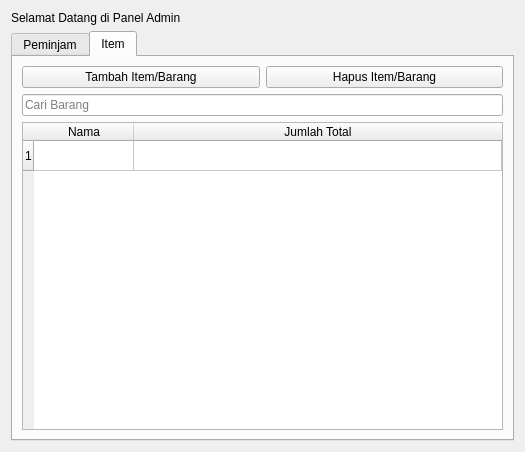
<?xml version="1.0" encoding="UTF-8"?>
<ui version="4.0">
 <class>Frame</class>
 <widget class="QFrame" name="Frame">
  <property name="geometry">
   <rect>
    <x>0</x>
    <y>0</y>
    <width>525</width>
    <height>452</height>
   </rect>
  </property>
  <property name="windowTitle">
   <string>Frame</string>
  </property>
  <layout class="QGridLayout" name="gridLayout">
   <item row="1" column="0">
    <widget class="QLabel" name="label">
     <property name="text">
      <string>Selamat Datang di Panel Admin</string>
     </property>
    </widget>
   </item>
   <item row="2" column="0">
    <widget class="QTabWidget" name="tabWidget">
     <property name="currentIndex">
      <number>1</number>
     </property>
     <widget class="QWidget" name="PeminjamTab">
      <attribute name="title">
       <string extracomment="Data-Data Peminjam">Peminjam</string>
      </attribute>
      <layout class="QGridLayout" name="gridLayout_2">
       <item row="0" column="0">
        <widget class="QLabel" name="label_2">
         <property name="text">
          <string>Data Peminjam</string>
         </property>
        </widget>
       </item>
       <item row="1" column="0">
        <widget class="QLineEdit" name="CariPeminjam">
         <property name="placeholderText">
          <string>Cari Peminjam</string>
         </property>
        </widget>
       </item>
       <item row="2" column="0">
        <widget class="QTableWidget" name="PeminjamTable">
         <attribute name="horizontalHeaderVisible">
          <bool>true</bool>
         </attribute>
         <attribute name="horizontalHeaderCascadingSectionResizes">
          <bool>false</bool>
         </attribute>
         <attribute name="horizontalHeaderDefaultSectionSize">
          <number>100</number>
         </attribute>
         <attribute name="horizontalHeaderHighlightSections">
          <bool>false</bool>
         </attribute>
         <attribute name="horizontalHeaderShowSortIndicator" stdset="0">
          <bool>false</bool>
         </attribute>
         <attribute name="horizontalHeaderStretchLastSection">
          <bool>true</bool>
         </attribute>
         <row/>
         <column>
          <property name="text">
           <string>Nama</string>
          </property>
         </column>
         <column>
          <property name="text">
           <string>Tanggal Pinjam</string>
          </property>
         </column>
         <column>
          <property name="text">
           <string>Tanggal Kembali</string>
          </property>
         </column>
        </widget>
       </item>
      </layout>
     </widget>
     <widget class="QWidget" name="ItemTab">
      <attribute name="title">
       <string extracomment="Data-Data Item">Item</string>
      </attribute>
      <layout class="QGridLayout" name="gridLayout_3">
       <item row="0" column="0">
        <widget class="QPushButton" name="TambahItemBtn">
         <property name="text">
          <string>Tambah Item/Barang</string>
         </property>
        </widget>
       </item>
       <item row="0" column="1">
        <widget class="QPushButton" name="HapusItemBtn">
         <property name="text">
          <string>Hapus Item/Barang</string>
         </property>
        </widget>
       </item>
       <item row="1" column="0" colspan="2">
        <widget class="QLineEdit" name="CariBarang">
         <property name="placeholderText">
          <string>Cari Barang</string>
         </property>
        </widget>
       </item>
       <item row="2" column="0" colspan="2">
        <widget class="QTableWidget" name="ItemTable">
         <attribute name="horizontalHeaderStretchLastSection">
          <bool>true</bool>
         </attribute>
         <row/>
         <column>
          <property name="text">
           <string>Nama</string>
          </property>
         </column>
         <column>
          <property name="text">
           <string>Jumlah Total</string>
          </property>
         </column>
        </widget>
       </item>
      </layout>
     </widget>
    </widget>
   </item>
  </layout>
 </widget>
 <resources/>
 <connections/>
</ui>
